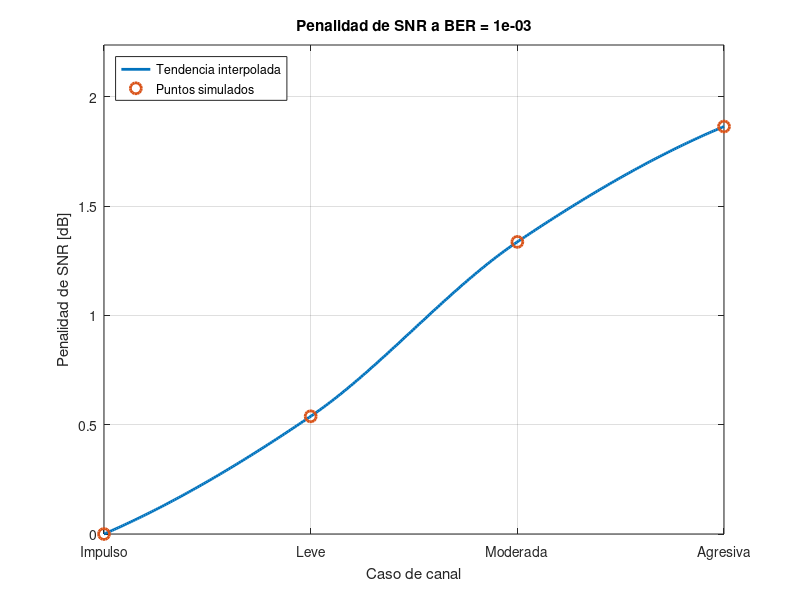

Here is the MATLAB script that generated this plot:
clear; clc; close all;

%% Cargar resultados ya calculados
load('ej2_penalidad_snr.mat');

%% Gráfico de penalidad suavizado

figure('Name','Ejercicio 2 - Penalidad de SNR');

% Eje x numérico para poder interpolar los casos
x_cases = 1:length(ch_names);

% Eje x denso para dibujar una curva suave
x_suave = linspace(1, length(ch_names), 300);

% Interpolación suave entre los puntos simulados
penalidad_suave = interp1(x_cases, penalidad_dB, x_suave, 'pchip');

% Curva suave
plot(x_suave, penalidad_suave, '-', ...
     'LineWidth', 2, ...
     'DisplayName', 'Tendencia interpolada');
hold on;

% Puntos reales simulados
plot(x_cases, penalidad_dB, 'o', ...
     'LineWidth', 2, ...
     'MarkerSize', 8, ...
     'DisplayName', 'Puntos simulados');

grid on;
xticks(x_cases);
xticklabels(ch_names);

xlabel('Caso de canal');
ylabel('Penalidad de SNR [dB]');
title(sprintf('Penalidad de SNR a BER = %.0e', BER_obj));

xlim([1 length(ch_names)]);
ylim([0 max(penalidad_dB)*1.2]);

legend('Location','northwest');
